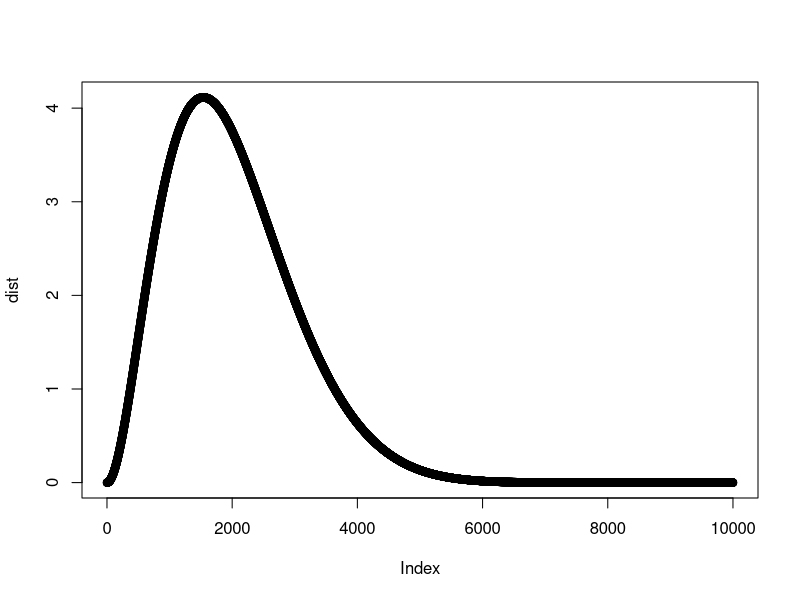
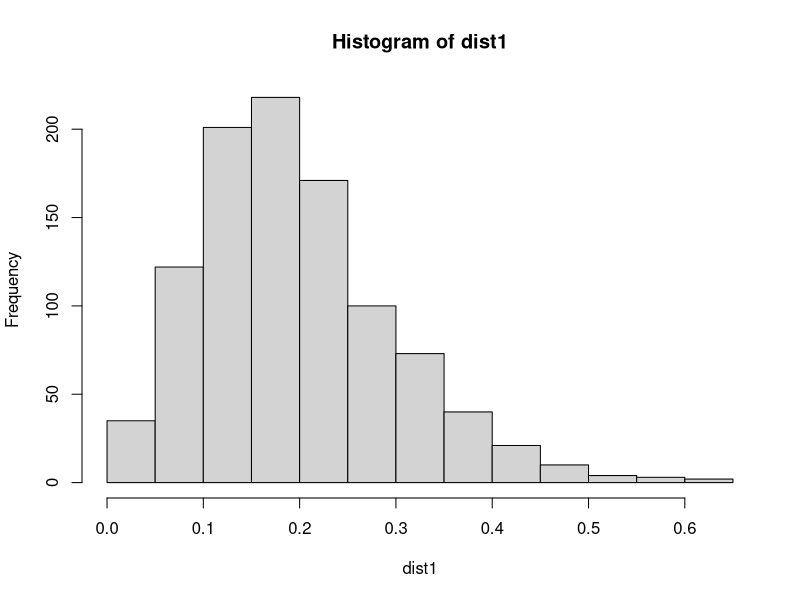

Recreate these plots in R, in order.
#Generate a sequence 
x=seq(0,1,length=10000)
mean=0.2
var=0.01
#Calculating Alpha
alpha=mean*(((mean*(1-mean))/var)-1)
#Calculating Beta
beta=(alpha*(1-mean))/mean
#Plotting Density function of the Beta distribution
dist=dbeta(x,alpha,beta)
plot(dist)

dist1=rbeta(1000,alpha,beta)
hist(dist1)
mean(dist1)
var(dist1)
quantile(dist1,probs = (0.975))
quantile(dist1,probs=(0.025))
